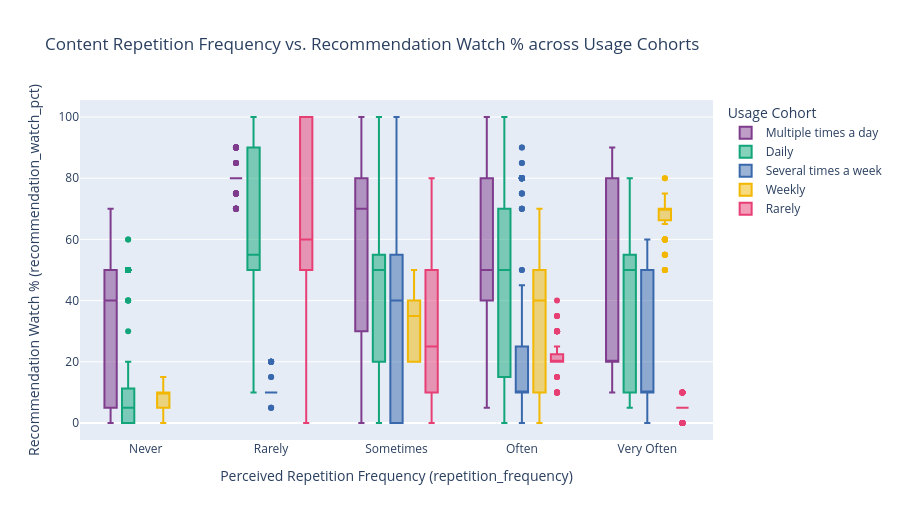

Here is the notebook cell this chart was saved with:
### Markdown cell above
### Findings:
- Users rating `satisfaction_score` between 1 and 4 report a mean `recommendation_watch_pct` of 38.8% (median 40.0%), indicating limited algorithmic reliance among dissatisfied users.
- In contrast, users rating `satisfaction_score` 8 or higher derive a mean of 48.7% (median 50.0%) of their viewing from recommendations, demonstrating that higher algorithmic trust directly expands watch time share.

### Code cell
# 2. Interactive Boxplot: Content Repetition Fatigue vs. Recommendation Reliance by Usage Cohort
fig_rep = px.box(
    synth_df,
    x='repetition_frequency',
    y='recommendation_watch_pct',
    color='usage_frequency',
    category_orders={
        'repetition_frequency': ['Never', 'Rarely', 'Sometimes', 'Often', 'Very Often'],
        'usage_frequency': ['Multiple times a day', 'Daily', 'Several times a week', 'Weekly', 'Rarely']
    },
    title="Content Repetition Frequency vs. Recommendation Watch % across Usage Cohorts",
    labels={
        'repetition_frequency': 'Perceived Repetition Frequency (repetition_frequency)',
        'recommendation_watch_pct': 'Recommendation Watch % (recommendation_watch_pct)',
        'usage_frequency': 'Usage Frequency'
    },
    color_discrete_sequence=px.colors.qualitative.Bold
)
fig_rep.update_layout(boxmode='group', height=520, legend_title_text='Usage Cohort')
fig_rep.show()

### Figure 1 — Plotly figure (JSON) as saved in the notebook; plotly's stock layout.template omitted (floating-point values rounded to 4 significant figures; data arrays with more than 128 entries replaced by an {"elided": "..."} marker saying what was removed)
{"data": [{"alignmentgroup": "True", "hovertemplate": "Usage Frequency=Multiple times a day<br>Perceived Repetition Frequency (repetition_frequency)=%{x}<br>Recommendation Watch % (recommendation_watch_pct)=%{y}<extra></extra>", "legendgroup": "Multiple times a day", "marker": {"color": "rgb(127, 60, 141)"}, "name": "Multiple times a day", "notched": false, "offsetgroup": "Multiple times a day", "orientation": "v", "showlegend": true, "type": "box", "x": {"elided": "2921 str values"}, "x0": " ", "xaxis": "x", "y": {"elided": "2921 float values"}, "y0": " ", "yaxis": "y"}, {"alignmentgroup": "True", "hovertemplate": "Usage Frequency=Daily<br>Perceived Repetition Frequency (repetition_frequency)=%{x}<br>Recommendation Watch % (recommendation_watch_pct)=%{y}<extra></extra>", "legendgroup": "Daily", "marker": {"color": "rgb(17, 165, 121)"}, "name": "Daily", "notched": false, "offsetgroup": "Daily", "orientation": "v", "showlegend": true, "type": "box", "x": {"elided": "3334 str values"}, "x0": " ", "xaxis": "x", "y": {"elided": "3334 float values"}, "y0": " ", "yaxis": "y"}, {"alignmentgroup": "True", "hovertemplate": "Usage Frequency=Several times a week<br>Perceived Repetition Frequency (repetition_frequency)=%{x}<br>Recommendation Watch % (recommendation_watch_pct)=%{y}<extra></extra>", "legendgroup": "Several times a week", "marker": {"color": "rgb(57, 105, 172)"}, "name": "Several times a week", "notched": false, "offsetgroup": "Several times a week", "orientation": "v", "showlegend": true, "type": "box", "x": {"elided": "1911 str values"}, "x0": " ", "xaxis": "x", "y": {"elided": "1911 float values"}, "y0": " ", "yaxis": "y"}, {"alignmentgroup": "True", "hovertemplate": "Usage Frequency=Weekly<br>Perceived Repetition Frequency (repetition_frequency)=%{x}<br>Recommendation Watch % (recommendation_watch_pct)=%{y}<extra></extra>", "legendgroup": "Weekly", "marker": {"color": "rgb(242, 183, 1)"}, "name": "Weekly", "notched": false, "offsetgroup": "Weekly", "orientation": "v", "showlegend": true, "type": "box", "x": {"elided": "819 str values"}, "x0": " ", "xaxis": "x", "y": {"elided": "819 float values"}, "y0": " ", "yaxis": "y"}, {"alignmentgroup": "True", "hovertemplate": "Usage Frequency=Rarely<br>Perceived Repetition Frequency (repetition_frequency)=%{x}<br>Recommendation Watch % (recommendation_watch_pct)=%{y}<extra></extra>", "legendgroup": "Rarely", "marker": {"color": "rgb(231, 63, 116)"}, "name": "Rarely", "notched": false, "offsetgroup": "Rarely", "orientation": "v", "showlegend": true, "type": "box", "x": {"elided": "1015 str values"}, "x0": " ", "xaxis": "x", "y": {"elided": "1015 float values"}, "y0": " ", "yaxis": "y"}], "layout": {"boxmode": "group", "height": 520, "legend": {"title": {"text": "Usage Cohort"}, "tracegroupgap": 0}, "title": {"text": "Content Repetition Frequency vs. Recommendation Watch % across Usage Cohorts"}, "xaxis": {"anchor": "y", "categoryarray": ["Never", "Rarely", "Sometimes", "Often", "Very Often"], "categoryorder": "array", "domain": [0, 1], "title": {"text": "Perceived Repetition Frequency (repetition_frequency)"}}, "yaxis": {"anchor": "x", "domain": [0, 1], "title": {"text": "Recommendation Watch % (recommendation_watch_pct)"}}}}
